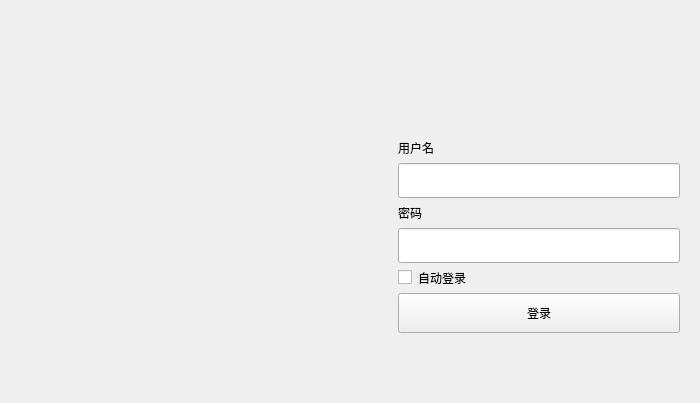
<?xml version="1.0" encoding="UTF-8"?>
<ui version="4.0">
 <class>LoginWindow</class>
 <widget class="QWidget" name="LoginWindow">
  <property name="geometry">
   <rect>
    <x>0</x>
    <y>0</y>
    <width>700</width>
    <height>403</height>
   </rect>
  </property>
  <property name="sizePolicy">
   <sizepolicy hsizetype="Fixed" vsizetype="Fixed">
    <horstretch>0</horstretch>
    <verstretch>0</verstretch>
   </sizepolicy>
  </property>
  <property name="minimumSize">
   <size>
    <width>0</width>
    <height>0</height>
   </size>
  </property>
  <property name="maximumSize">
   <size>
    <width>65535</width>
    <height>65535</height>
   </size>
  </property>
  <property name="windowTitle">
   <string/>
  </property>
  <layout class="QHBoxLayout" name="horizontalLayout_3">
   <item>
    <spacer name="horizontalSpacer">
     <property name="orientation">
      <enum>Qt::Orientation::Horizontal</enum>
     </property>
     <property name="sizeHint" stdset="0">
      <size>
       <width>287</width>
       <height>20</height>
      </size>
     </property>
    </spacer>
   </item>
   <item>
    <widget class="QWidget" name="widget_login" native="true">
     <property name="maximumSize">
      <size>
       <width>300</width>
       <height>16777215</height>
      </size>
     </property>
     <layout class="QVBoxLayout" name="verticalLayout">
      <property name="spacing">
       <number>6</number>
      </property>
      <item>
       <layout class="QHBoxLayout" name="horizontalLayout_2">
        <item>
         <spacer name="horizontalSpacer_2">
          <property name="orientation">
           <enum>Qt::Orientation::Horizontal</enum>
          </property>
          <property name="sizeHint" stdset="0">
           <size>
            <width>40</width>
            <height>20</height>
           </size>
          </property>
         </spacer>
        </item>
        <item>
         <widget class="QLabel" name="label_6">
          <property name="sizePolicy">
           <sizepolicy hsizetype="Fixed" vsizetype="Fixed">
            <horstretch>0</horstretch>
            <verstretch>0</verstretch>
           </sizepolicy>
          </property>
          <property name="minimumSize">
           <size>
            <width>70</width>
            <height>70</height>
           </size>
          </property>
          <property name="maximumSize">
           <size>
            <width>70</width>
            <height>70</height>
           </size>
          </property>
          <property name="text">
           <string/>
          </property>
          <property name="pixmap">
           <pixmap resource="../../build/Desktop_Qt_6_6_2_MSVC2019_64bit-Release/FluWidget/.rcc/ElaWidgetToolsExample.qrc">:/Resource/Image/logo.png</pixmap>
          </property>
          <property name="scaledContents">
           <bool>true</bool>
          </property>
         </widget>
        </item>
        <item>
         <spacer name="horizontalSpacer_3">
          <property name="orientation">
           <enum>Qt::Orientation::Horizontal</enum>
          </property>
          <property name="sizeHint" stdset="0">
           <size>
            <width>40</width>
            <height>20</height>
           </size>
          </property>
         </spacer>
        </item>
       </layout>
      </item>
      <item>
       <spacer name="verticalSpacer_3">
        <property name="orientation">
         <enum>Qt::Orientation::Vertical</enum>
        </property>
        <property name="sizeHint" stdset="0">
         <size>
          <width>20</width>
          <height>40</height>
         </size>
        </property>
       </spacer>
      </item>
      <item>
       <widget class="ElaText" name="label_4">
        <property name="text">
         <string>用户名</string>
        </property>
       </widget>
      </item>
      <item>
       <widget class="ElaLineEdit" name="lineEdit_user">
        <property name="minimumSize">
         <size>
          <width>0</width>
          <height>35</height>
         </size>
        </property>
        <property name="placeholderText">
         <string/>
        </property>
       </widget>
      </item>
      <item>
       <widget class="ElaText" name="label_5">
        <property name="text">
         <string>密码</string>
        </property>
       </widget>
      </item>
      <item>
       <widget class="ElaLineEdit" name="lineEdit_pass">
        <property name="minimumSize">
         <size>
          <width>0</width>
          <height>35</height>
         </size>
        </property>
        <property name="text">
         <string/>
        </property>
        <property name="echoMode">
         <enum>QLineEdit::EchoMode::Password</enum>
        </property>
        <property name="placeholderText">
         <string/>
        </property>
       </widget>
      </item>
      <item>
       <layout class="QHBoxLayout" name="horizontalLayout">
        <item>
         <widget class="ElaCheckBox" name="checkBox">
          <property name="sizePolicy">
           <sizepolicy hsizetype="Fixed" vsizetype="Fixed">
            <horstretch>0</horstretch>
            <verstretch>0</verstretch>
           </sizepolicy>
          </property>
          <property name="minimumSize">
           <size>
            <width>0</width>
            <height>0</height>
           </size>
          </property>
          <property name="text">
           <string/>
          </property>
         </widget>
        </item>
        <item>
         <widget class="ElaText" name="label">
          <property name="sizePolicy">
           <sizepolicy hsizetype="Preferred" vsizetype="Preferred">
            <horstretch>0</horstretch>
            <verstretch>0</verstretch>
           </sizepolicy>
          </property>
          <property name="text">
           <string>自动登录</string>
          </property>
         </widget>
        </item>
       </layout>
      </item>
      <item>
       <widget class="ElaLoadButton" name="btnLogin">
        <property name="enabled">
         <bool>true</bool>
        </property>
        <property name="minimumSize">
         <size>
          <width>0</width>
          <height>40</height>
         </size>
        </property>
        <property name="text">
         <string>登录</string>
        </property>
       </widget>
      </item>
      <item>
       <spacer name="verticalSpacer_4">
        <property name="orientation">
         <enum>Qt::Orientation::Vertical</enum>
        </property>
        <property name="sizeHint" stdset="0">
         <size>
          <width>20</width>
          <height>50</height>
         </size>
        </property>
       </spacer>
      </item>
     </layout>
    </widget>
   </item>
  </layout>
 </widget>
 <customwidgets>
  <customwidget>
   <class>ElaLineEdit</class>
   <extends>QLineEdit</extends>
   <header>elalineedit.h</header>
  </customwidget>
  <customwidget>
   <class>ElaCheckBox</class>
   <extends>QCheckBox</extends>
   <header>elacheckbox.h</header>
  </customwidget>
  <customwidget>
   <class>ElaText</class>
   <extends>QLabel</extends>
   <header>elatext.h</header>
  </customwidget>
  <customwidget>
   <class>ElaLoadButton</class>
   <extends>QPushButton</extends>
   <header>elaloadbutton.h</header>
  </customwidget>
 </customwidgets>
 <resources>
  <include location="../../build/Desktop_Qt_6_6_2_MSVC2019_64bit-Release/FluWidget/.rcc/ElaWidgetToolsExample.qrc"/>
 </resources>
 <connections/>
</ui>
